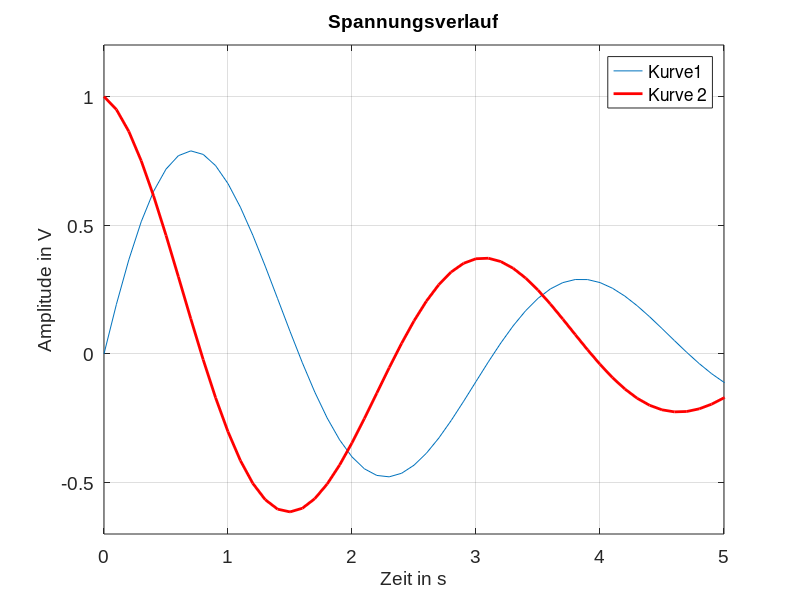
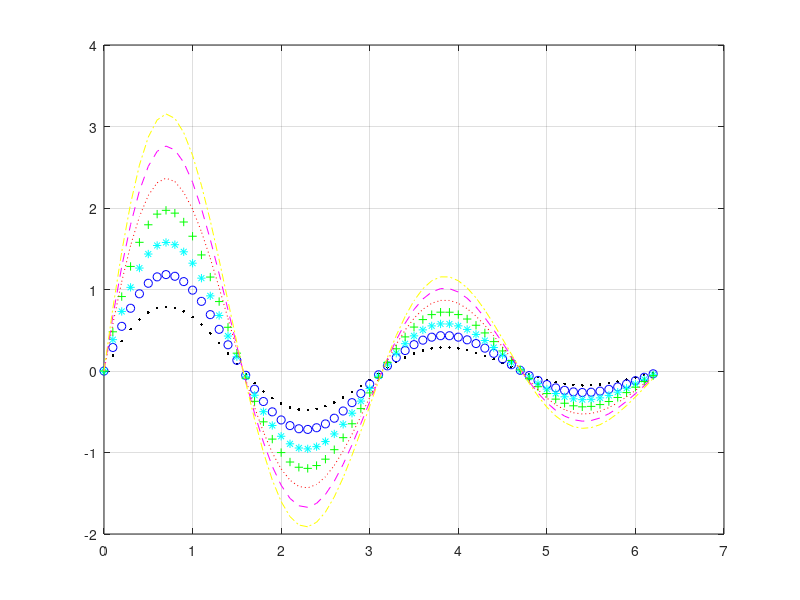
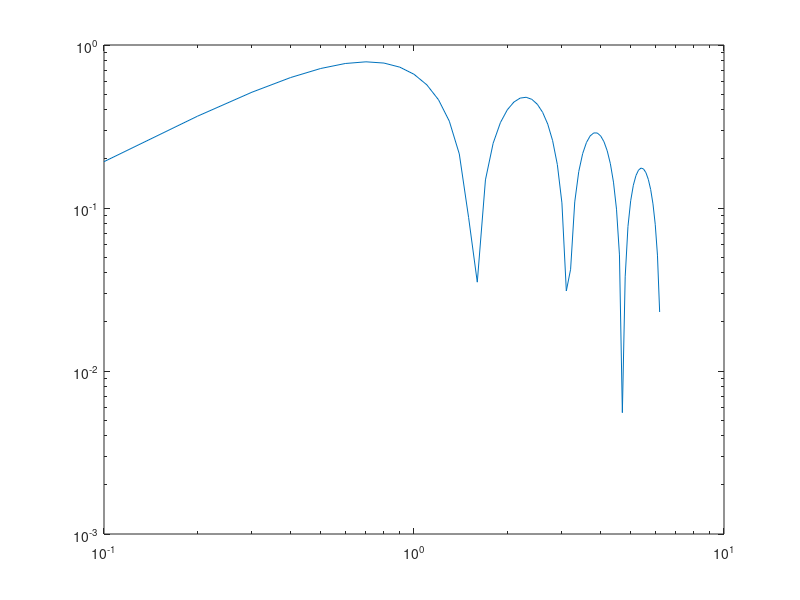
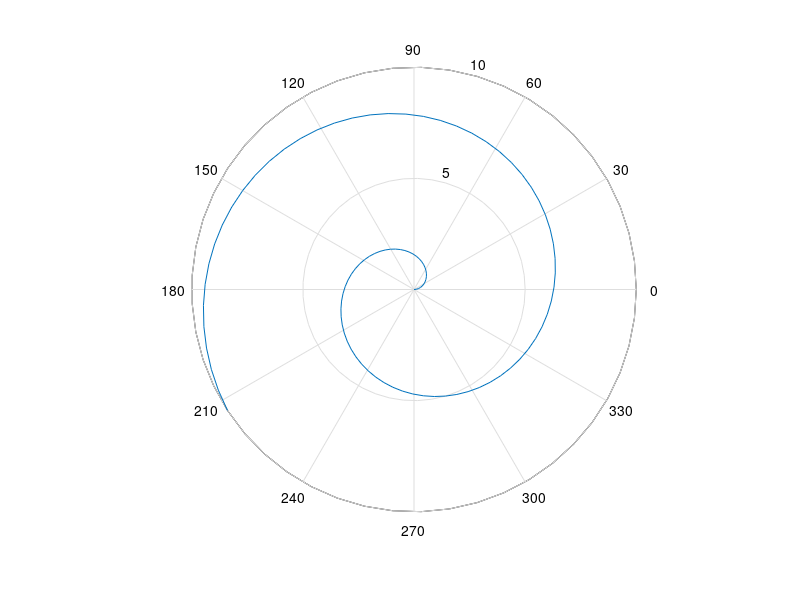

Reproduce these figures in MATLAB, in order.
%%%%%%%%%%%%%%%%%%%%%%%%%%%%%%%%%%%%%%%%%%%%%%%%%%%%%%%%%%%%%%%%%%%%%%%%%%%
% Introduction in Matlab/Simulink
%%%%%%%%%%%%%%%%%%%%%%%%%%%%%%%%%%%%%%%%%%%%%%%%%%%%%%%%%%%%%%%%%%%%%%%%%%%

% This sample file is used for learning the graphical output options in Matlab

clear all
close all
clc

%%

% Simple two dimensional plots

% Creating the data

x = 0:.1:2*pi;
y = sin(2*x).*exp(-x/pi);


figure(1)   % Opens a Figure environment

plot(x,y)   % simple plot command

grid on     % Grid lines are displayed

% Adding a second record

y1 = cos(2*x).*exp(-x/pi);

hold on     % The displayed elements are kept.

% The second curve is displayed in red and thicker line width
plot(x,y1,'red','LineWidth',2) 


legend('Kurve1','Kurve 2')  % Adding a legend

axis([0 5 -0.7 1.2])  % The display area is restricted

% It is also possible to set a large number of parameters in the plot. On the 
% one hand, this can be done directly in the graphical user interface, on the 
% other hand it can be done with the commands get and set

get(gca)  % gca stands for 'get current axis'
set(gca, 'FontName', 'Arial', 'FontSize', 14) % Change font type and size


xlabel('Zeit in s', 'FontName', 'Arial', 'FontSize', 14)  % x-axis labeling
ylabel('Amplitude in V', 'FontName', 'Arial', 'FontSize', 14)  % y-axis labeling
title('Spannungsverlauf', 'FontName', 'Arial', 'FontSize', 14) % Labeling of the title

%%

% Different appearance of the lines

close all

figure

x = 0:.1:2*pi;
y = sin(2*x).*exp(-x/pi);

figure 

plot(x,y,'k.')    % Plot in black with dots
hold on
grid on
plot(x,1.5*y,'bo')    % Plot in blue with circles
plot(x,2*y,'c*')      % Plot in cyan with stars
plot(x,2.5*y,'g+')    % Plot in green with crosses
plot(x,3*y,'r:')      % Plot dotted in red
plot(x,3.5*y,'m--')   % Plot in magenta dashed
plot(x,4*y,'y-.')     % Plot in yellow dash-dotted


% Further Plots

figure

loglog(x,abs(y))      % Double logarithmic plot

figure

polar(0:.1:10,0:.1:10) % Polar plot

% Create subplots

figure
subplot(2,1,1)        % Subplot creation
plot(x,y)
grid on
subplot(2,1,2)        % Access to second window
plot(x,2*y)
grid on

%%

% Three dimensional plots

clear all
close all
clc

x = 0:0.01:1;

% Display of a line in space

plot3(sin(x*4*pi),cos(x*4*pi),x,'LineWidth',2)
box on   % Adding a Box
grid on  % Adding grid lines

% Display of surfaces

[xx,yy] = meshgrid(x,x);  % Create coordinate matrix

zz = sin(4*pi*xx).*cos(4*pi*yy).*exp(-xx); % Function to be displayed

% Surface plot
figure
surf(xx,yy,zz)
box on
grid on

% Mesh plot
figure
mesh(xx,yy,zz)
box on
grid on

% 2D contour plot
figure
contour(xx,yy,zz)
box on
grid on





